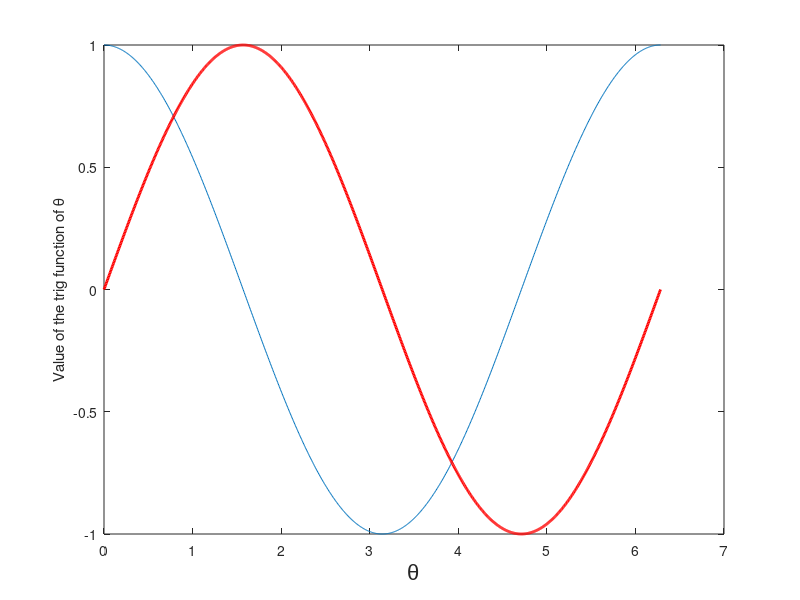

Here is the MATLAB script that generated this plot:
close all,clear all

theta = 0:2*pi/1000:2*pi;
a = cos(theta);
b = sin(theta);

% Plot of cosine and sine of an angle 'theta'
plot(theta,a),hold on
plot(theta,b,'r','linewidth',2)
xlabel('\theta','FontName','Arial','FontSize',16)
ylabel('Value of the trig function of \theta')

